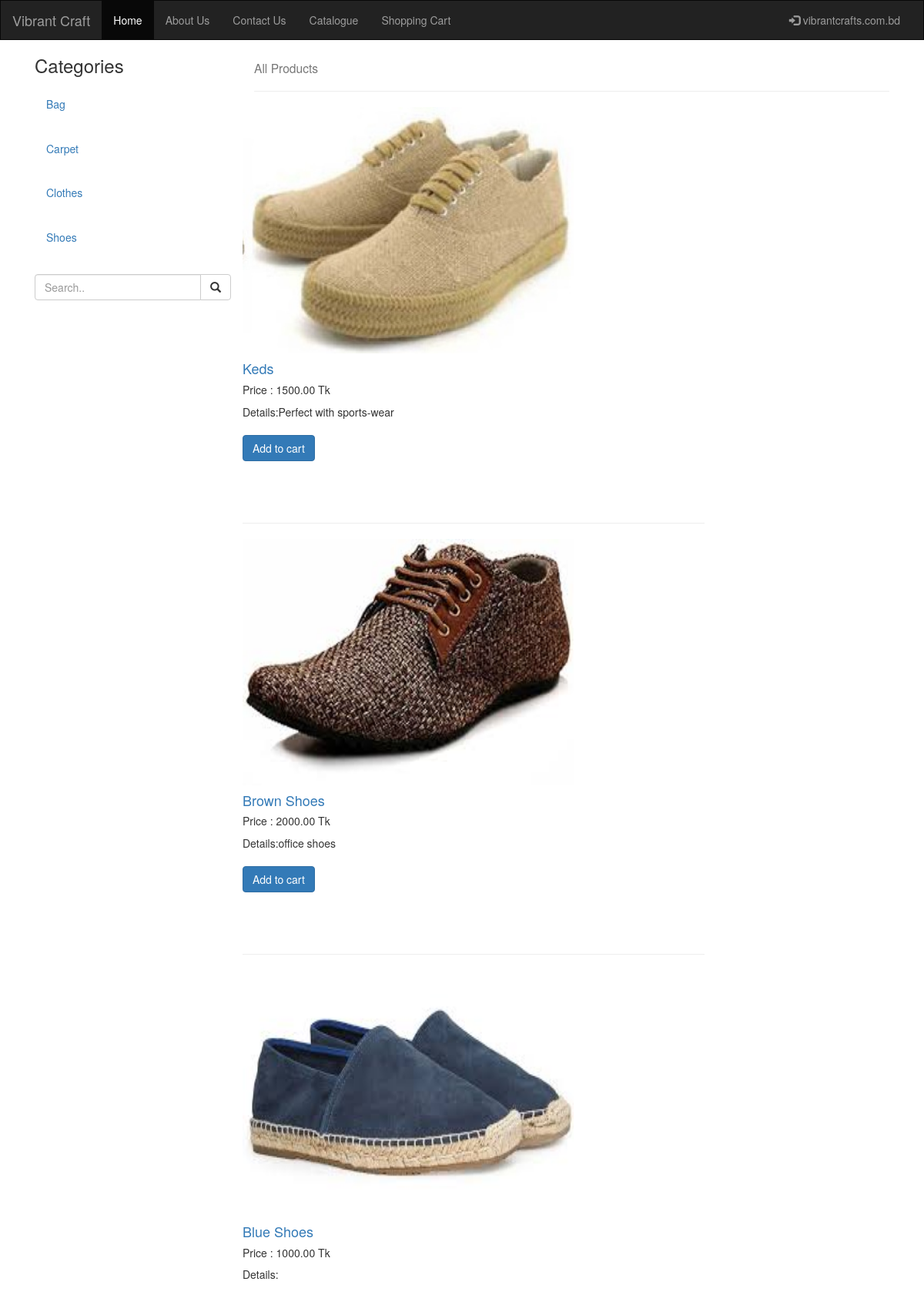
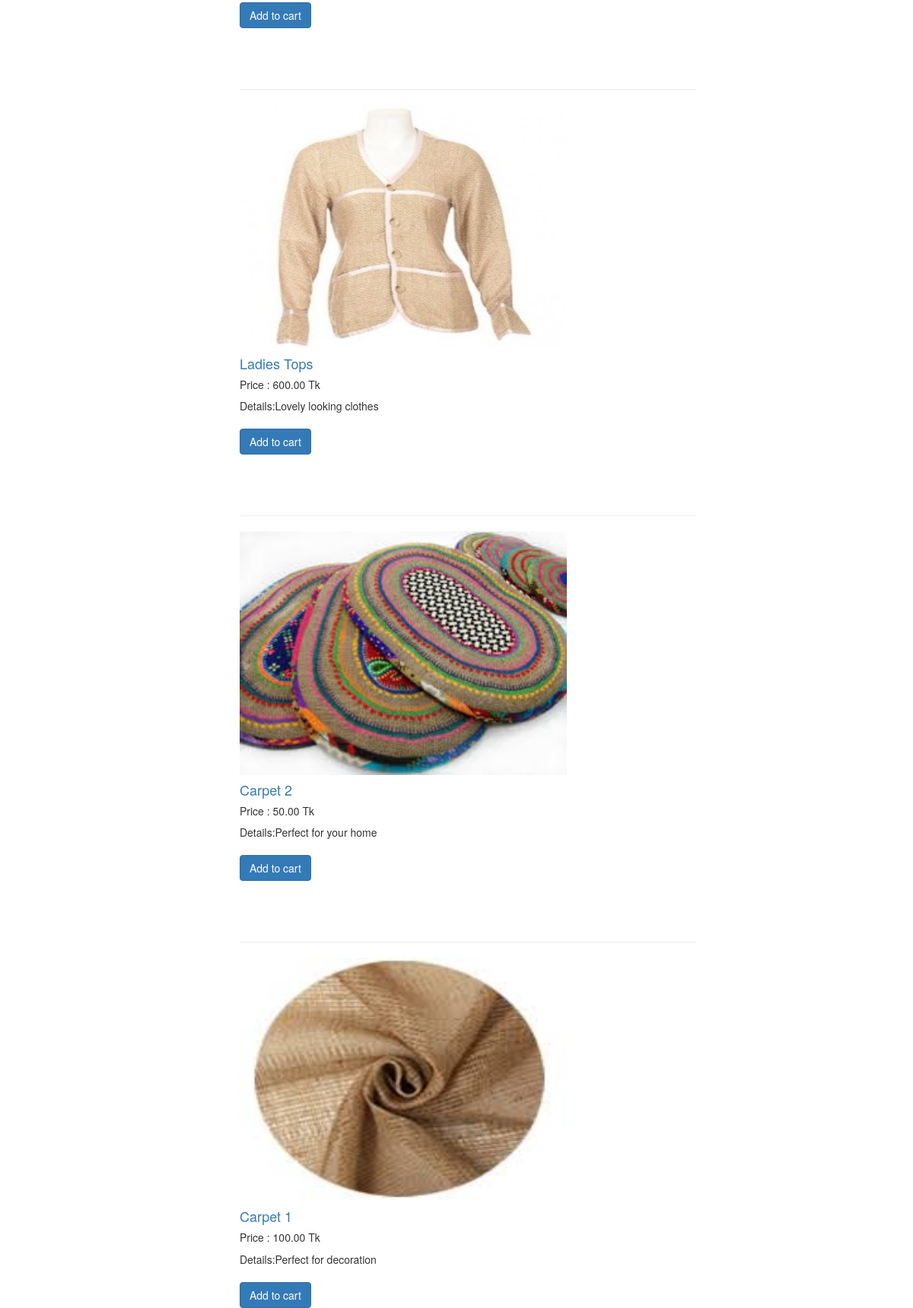
The app's page /shop/ (upper part) with its own data (2 pictures, top to bottom).
### shop/models.py (models this page shows, shortened)
class Category(models.Model):
    name = models.CharField(max_length=50)
    slug = models.SlugField(max_length=50, unique=True)
    class Meta:
        ordering = ['name', ]
        verbose_name = 'category'
        verbose_name_plural = 'categories'
    def get_absolute_url(self):
        return reverse('shop:product_list_by_category', args=[self.slug])

class Product(models.Model):
    category = models.ManyToManyField(Category)
    name = models.CharField(max_length=100, unique=True)
    slug = models.SlugField(max_length=50, unique=True)
    image = models.ImageField(upload_to='images', blank=True)
    description = models.TextField(blank=True)
    price = models.DecimalField(max_digits=9, decimal_places=2)
    stock = models.PositiveIntegerField()
    available = models.BooleanField(default=True)
    created_at = models.DateTimeField(auto_now_add=True)
    updated_at = models.DateTimeField(auto_now=True)
    class Meta:
        ordering = ['-created_at']
        index_together = ["id", "slug"]
    def get_absolute_url(self):
        return reverse('shop:product_detail', args=[self.id, self.slug])
    @property
    def image_url(self):
        if self.image and hasattr(self.image, 'url'):
            return self.image.url

### shop/views.py (the view)
# urls.py: url(r'^(?P<category_slug>[-\w]+)/$',views.product_list,name='product_list_by_category'),
def product_list(request, category_slug=None):
    category = None
    categories = Category.objects.all()
    products = Product.objects.filter(available=True)
    if category_slug:
        category = get_object_or_404(Category, slug=category_slug)
        products = products.filter(category=category)
    context = {'category': category, 'categories': categories, 'products': products}
    return render(request, 'shop/list.html', context)

### shop/templates/shop/list.html
{% extends "base.html" %}
{% block body_block %}
<div class="container-fluid">
  <div class="row content">
    <div class="col-sm-3 sidenav">
      <h3>Categories</h3>
      <ul class="nav nav-pills nav-stacked">
		{% for c in categories %}
			<li><a href="{{ c.get_absolute_url }}"><h5>{{ c.name }}</h5></a></li>
	    {% endfor %}
      </ul><br>
      <div class="input-group">
        <input type="text" class="form-control" placeholder="Search..">
        <span class="input-group-btn">
          <button class="btn btn-default" type="button">
            <span class="glyphicon glyphicon-search"></span>
          </button>
        </span>
      </div>
    </div>
    <div class="col-sm-9">
		  {% if not category %}
        <h3><small>All Products</small></h3>
        <hr>
      {% else %}
        <h3><small>Products</small></h3>
        <h3><small>Category : {{ category.name }}</small></h3>
        <hr>
      {% endif %}
      <div class="row">
        <div class="card" style="width: 60rem;">
          {% for product in products %}
            <img class="card-img-top" src="{{ product.image_url|default_if_none:'#' }}" alt="Nothing" width="430" height="320">
            <div class="card-block">
              <h4><a href="{{ product.get_absolute_url }}">{{ product.name }}</a></h4>
              <h5>Price : {{ product.price }} Tk</h5>
              Details:{{ product.description}}<br><br>
              <a href="{{ product.get_absolute_url }}" class="btn btn-primary">Add to cart</a>
            </div><br><br><br><hr>
          {% endfor %}
        </div>
      </div>
	  </div>
  </div>
</div>
{% endblock %}

### templates/base.html (shortened to what this page needs)
<!DOCTYPE html>
<html lang="en">
<head>
  <link rel="stylesheet"  type="text/css" href="https://fahimfarhan.github.io/css-js-expert-engine/css/w3v4.css">
  <link rel="stylesheet" href="https://maxcdn.bootstrapcdn.com/bootstrap/3.3.7/css/bootstrap.min.css">
</head>
<body>
  <nav class="navbar navbar-inverse">
    <div class="container-fluid">
      <div class="navbar-header">
        <a class="navbar-brand" href="#">Vibrant Craft</a>
      </div>
      <div class="collapse navbar-collapse" id="myNavbar">
        <ul class="nav navbar-nav">
          <li class="active"><a href="{% url 'home' %}">Home</a></li>
          <li><a href="{% url 'about' %}">About Us</a></li>
          <li><a href="{% url 'contact:contact' %}">Contact Us</a></li>
          <li><a href="{% url 'shop:product_list' %}">Catalogue</a></li>
          <li><a href="{% url 'cart:show_cart_detail' %}">Shopping Cart</a></li>
        </ul>
        <ul class="nav navbar-nav navbar-right">
          {% if user.is_authenticated %}
            <div class="dropdown">
              <button class="btn btn-primary dropdown-toggle" type="button" data-toggle="dropdown">vibrantcrafts.com.bd
              <span class="caret"></span></button>
              <ul class="dropdown-menu">
                <li><a href="{% url 'accounts:logout' %}">Logout</a></li>
              </ul>
            </div>
          {% else %}
            <li><a href="{% url 'accounts:user_login' %}"><span class="glyphicon glyphicon-log-in"></span> vibrantcrafts.com.bd</a></li>
          {% endif %}
        </ul>
      </div>
    </div>
  </nav>
  <div class="container">
    {% block body_block %}
    {% endblock %}
  </div>
</body>

### templates/base.html (style rules this page uses)
.navbar { margin-bottom: 0; border-radius: 0; }

### records on screen
Category: name "Bag"
Category: name "Carpet"
Category: name "Clothes"
Category: name "Shoes"
Product: image_url (picture), name "Keds", price "1500.00", description "Perfect with sports-wear"
Product: image_url (picture), name "Brown Shoes", price "2000.00", description "office shoes"
Product: image_url (picture), name "Blue Shoes", price "1000.00"
Product: image_url (picture), name "Ladies Tops", price "600.00", description "Lovely looking clothes"
Product: image_url (picture), name "Carpet 2", price "50.00", description "Perfect for your home"
Product: image_url (picture), name "Carpet 1", price "100.00", description "Perfect for decoration"
